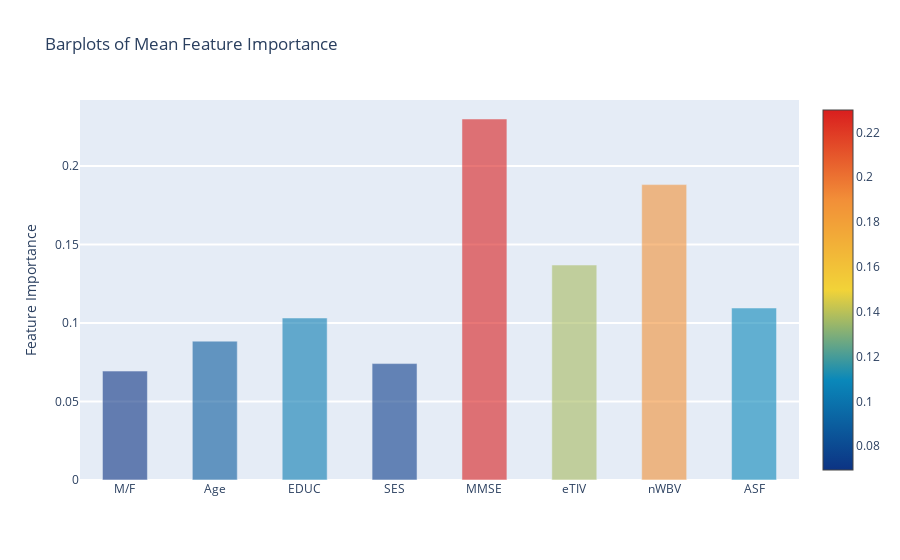

The notebook cell saved with this chart:
### Code cell
y = feature_dataframe['mean'].values
x = feature_dataframe['features'].values
data = [go.Bar(
            x= x,
             y= y,
            width = 0.5,
            marker=dict(
               color = feature_dataframe['mean'].values,
            colorscale='Portland',
            showscale=True,
            reversescale = False
            ),
            opacity=0.6
        )]

layout= go.Layout(
    autosize= True,
    title= 'Barplots of Mean Feature Importance',
    hovermode= 'closest',
#     xaxis= dict(
#         title= 'Pop',
#         ticklen= 5,
#         zeroline= False,
#         gridwidth= 2,
#     ),
    yaxis=dict(
        title= 'Feature Importance',
        ticklen= 5,
        gridwidth= 2
    ),
    showlegend= False
)
fig = go.Figure(data=data, layout=layout)
py.iplot(fig, filename='bar-direct-labels')

### Figure 1 — Plotly figure (JSON) as saved in the notebook; plotly's stock layout.template omitted (floating-point values rounded to 4 significant figures)
{"data": [{"marker": {"color": [0.06939, 0.08848, 0.1032, 0.07417, 0.23, 0.137, 0.1882, 0.1096], "colorscale": [[0, "rgb(12,51,131)"], [0.25, "rgb(10,136,186)"], [0.5, "rgb(242,211,56)"], [0.75, "rgb(242,143,56)"], [1, "rgb(217,30,30)"]], "reversescale": false, "showscale": true}, "opacity": 0.6, "type": "bar", "width": 0.5, "x": ["M/F", "Age", "EDUC", "SES", "MMSE", "eTIV", "nWBV", "ASF"], "y": [0.06939, 0.08848, 0.1032, 0.07417, 0.23, 0.137, 0.1882, 0.1096]}], "layout": {"autosize": true, "hovermode": "closest", "showlegend": false, "title": {"text": "Barplots of Mean Feature Importance"}, "yaxis": {"gridwidth": 2, "ticklen": 5, "title": {"text": "Feature Importance"}}}}
